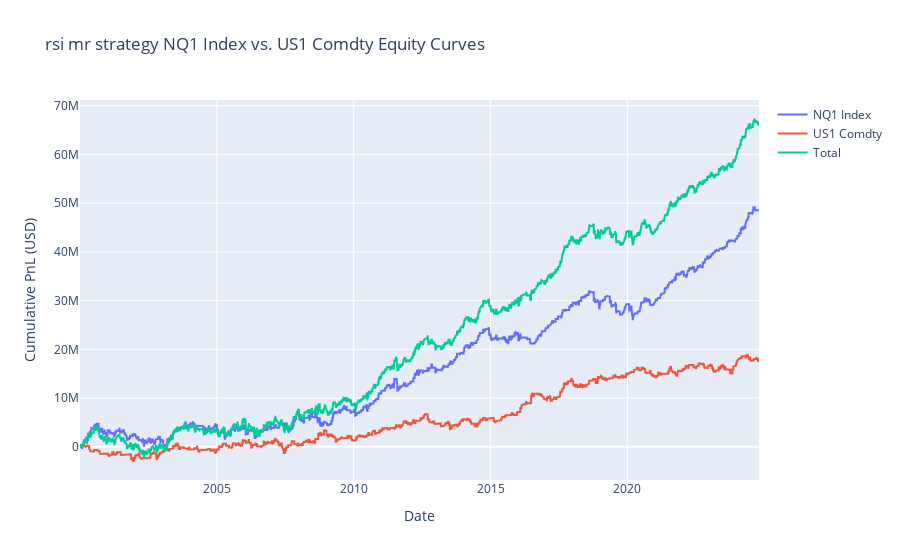
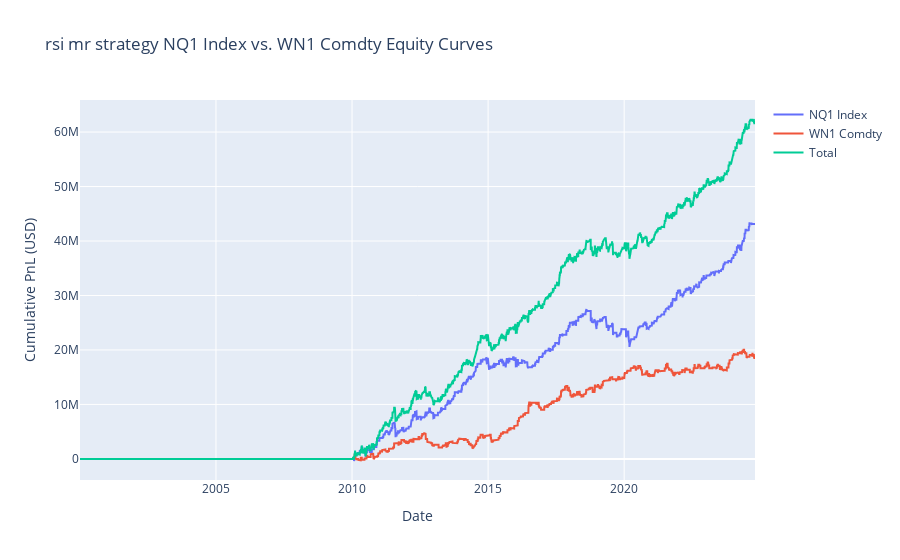

Notebook source saved alongside these figures, in order:
### Code cell
### Where the magic happens

asst_main = 'NQ1 Index'

cmp_assts = market_data.get_asset_classes()['eq-us']
cmp_assts
cmp_assts = ['US1 Comdty', 'WN1 Comdty']


respnls = {}
results = {}
statsdf = {}
trules = {}

for asst in cmp_assts:
    
    pairs = [
        (asst_main, asst),
        (asst, asst_main)
    ]
    
    strategy_params2 = {
        'pairs': pairs,
        'N': (5, 2),
        'rsi_period': (3,3),
        'rsi_threshold': (10.0,8.0),
        'lmt_order': False,
        'lmt_day': 1,
        'lmt_day_only': True,
        'lmt_atr': -0.25,
        'lmt_epsilon': 0.1,
        'atr_period': 3,
        'atr_type': 'atr',
        'market_data': market_data,
        'risk_ratio': (1.0, 1.1)
        
    }

    tmp = TradingRule(
        market_data=market_data,
        trading_rule_function=ratioMR_rsi_long,
        trading_params=strategy_params2,
        position_sizing_params=pSizeParams,  # Define as needed
        incl_assets=[asst_main, asst],  # Include all involved assets
        name_label='TestMR_' + asst,
        strat_descr= f'rsi mr strategy {asst_main} vs. {asst}',
        log_level=logging.INFO,
        bt_folder = bt_folder
    )

    res = tmp.backtest_all_assets(save=True)
    resdb = tmp.plot_equity(byassets=True, totalsys=True, start_date = '01012000', save_fig=True)
    stats = tmp.calculate_statistics(byassets=True, totalsys=True, start_date='01012000')
    statsdf[asst] = stats
    results[asst] = resdb
    respnls[asst] = res
    trules[asst] = tmp

# Extract the desired statistics from each dataframe in statsdf

required_columns = ['Average Ann. PnL', 'Average Ann. Vol', 'Sharpe Ratio (ann.)', 'Sortino Ratio (ann.)', 'Hit Rate (%)', 'Profit Factor', 
                    'Max drawdown', 'Average drawdown', 'Avg Drawdown Duration', 'Drawdowns per year', 'Max Drawdown Duration']
extracted_stats = {key: statsdf[key].loc['Total', [col for col in required_columns if col in statsdf[key].columns]] for key in statsdf.keys()}

# Convert the dictionary to a dataframe
extracted_stats_df = pd.DataFrame.from_dict(extracted_stats, orient='index')
extracted_stats_df.to_clipboard()
extracted_stats_df

### Figure 1 — Plotly figure (JSON) as saved in the notebook; plotly's stock layout.template omitted (floating-point values rounded to 4 significant figures; data arrays with more than 128 entries replaced by an {"elided": "..."} marker saying what was removed)
{"data": [{"mode": "lines", "name": "NQ1 Index", "type": "scatter", "x": {"elided": "6312 str values"}, "y": {"elided": "6312 int values"}}, {"mode": "lines", "name": "US1 Comdty", "type": "scatter", "x": {"elided": "6312 str values"}, "y": {"elided": "6312 float values"}}, {"mode": "lines", "name": "Total", "type": "scatter", "x": {"elided": "6312 str values"}, "y": {"elided": "6312 float values"}}], "layout": {"hovermode": "x unified", "title": {"text": "rsi mr strategy NQ1 Index vs. US1 Comdty Equity Curves"}, "xaxis": {"title": {"text": "Date"}}, "yaxis": {"title": {"text": "Cumulative PnL (USD)"}}}}

### Figure 2 — Plotly figure (JSON) as saved in the notebook; plotly's stock layout.template omitted (floating-point values rounded to 4 significant figures; data arrays with more than 128 entries replaced by an {"elided": "..."} marker saying what was removed)
{"data": [{"mode": "lines", "name": "NQ1 Index", "type": "scatter", "x": {"elided": "6306 str values"}, "y": {"elided": "6306 int values"}}, {"mode": "lines", "name": "WN1 Comdty", "type": "scatter", "x": {"elided": "6306 str values"}, "y": {"elided": "6306 float values"}}, {"mode": "lines", "name": "Total", "type": "scatter", "x": {"elided": "6306 str values"}, "y": {"elided": "6306 float values"}}], "layout": {"hovermode": "x unified", "title": {"text": "rsi mr strategy NQ1 Index vs. WN1 Comdty Equity Curves"}, "xaxis": {"title": {"text": "Date"}}, "yaxis": {"title": {"text": "Cumulative PnL (USD)"}}}}
